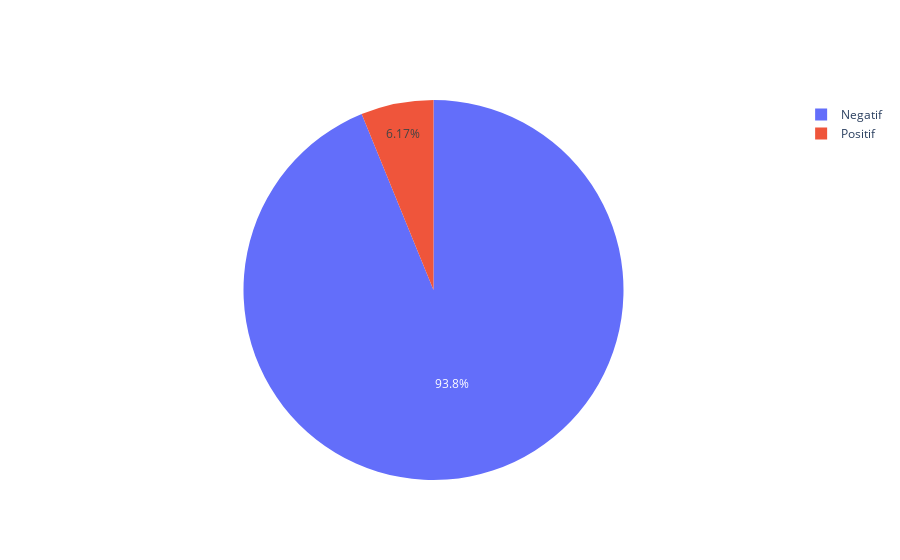

Notebook cell for this chart:
### Code cell
import plotly.graph_objs as go

labels = ['Positif','Negatif']
values = [int(posp),int(negp)]

trace = go.Pie(labels=labels, values=values)
iplot([trace], filename='basic_pie_chart')

### Figure 1 — Plotly figure (JSON) as saved in the notebook; plotly's stock layout.template omitted (floating-point values rounded to 4 significant figures)
{"data": [{"labels": ["Positif", "Negatif"], "type": "pie", "values": [29, 441]}], "layout": {}}
